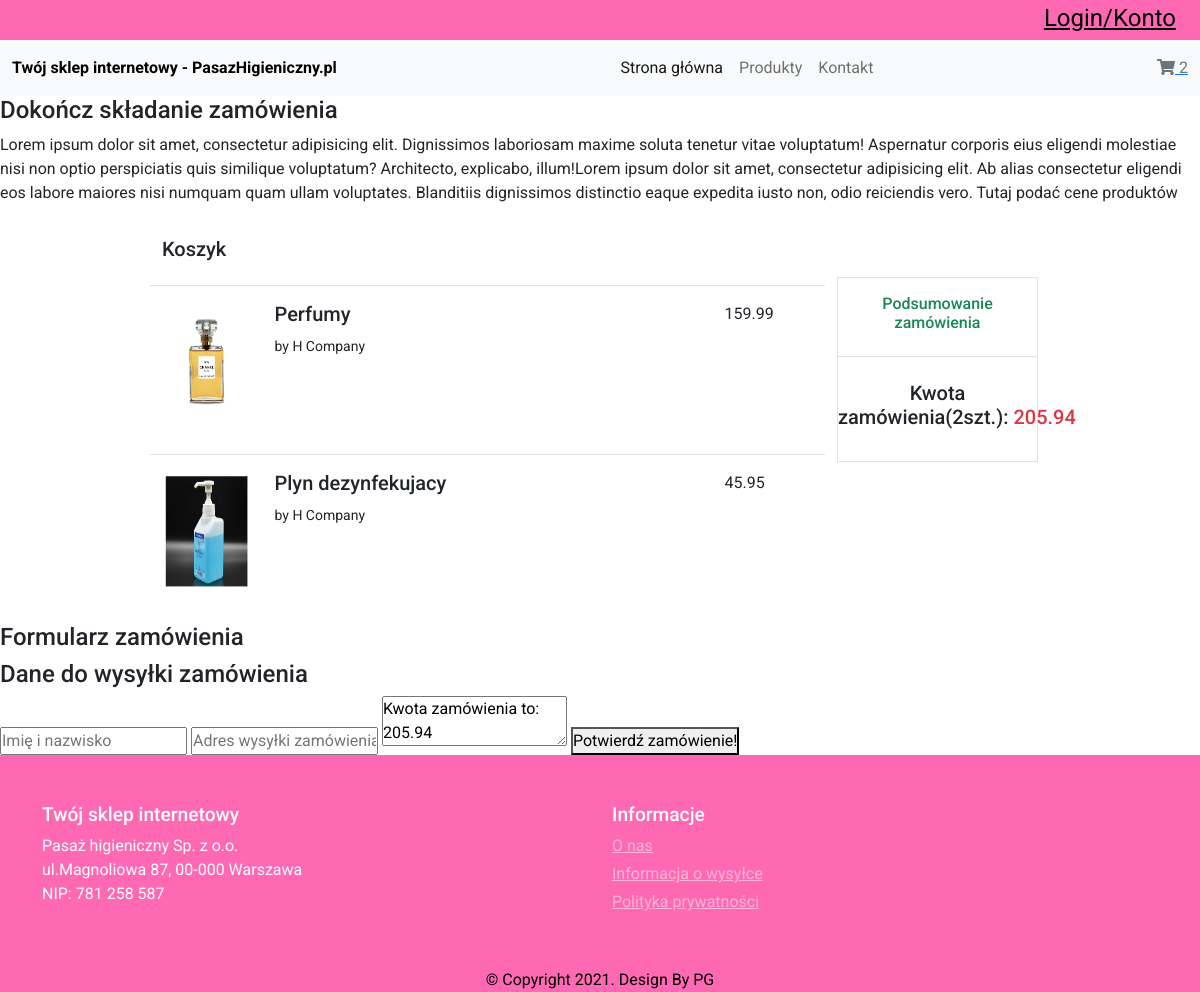
Page /zamowienie.php on the committed database.
### tables this page shows
CREATE TABLE `produkty` (
  `id` int(11) NOT NULL,
  `item_name` text NOT NULL,
  `item_price` float NOT NULL,
  `item_image` char(250) NOT NULL,
  `item_brand` text NOT NULL
);

### zamowienie.php (called while the page is built, shortened)
<?php
include ('header.php');
?>
<?php
include ('Template/_zamowienie.php');
?>
<?php
include ('footerForcontact.php');
?>

### DB/Product.php (called while the page is built, shortened)
<?php
class Product
{
    public $db = null;
    public function __construct(DBController $db)
    {
        $this->db = $db;
    }
    public function getData($table = 'produkty'): array
    {
        $result = $this->db->con->query("SELECT * FROM {$table}");
        $resultArray = array();
        while ($item = mysqli_fetch_array($result, MYSQLI_ASSOC)){
            $resultArray[] = $item;
        }
        return $resultArray;
    }
    public function getProduct($id=null,$table='produkty'){
        if(isset($id)){
            $result = $this->db->con->query("SELECT * FROM {$table} WHERE id={$id}");
            $resultArray = array();
            while ($item = mysqli_fetch_array($result, MYSQLI_ASSOC)){
                $resultArray[] = $item;
            }
            return $resultArray;
        }
    }
}

### DB/DBController.php (called while the page is built, shortened)
<?php
class DBController
{
    protected $host = "localhost";
    protected $user = "root";
    protected $password = "";
    protected $database = "shoponline";
    public function  __construct(){
        $this->con = mysqli_connect($this->host, $this->user, $this->password, $this->database);
    }
}

### functions.php (called while the page is built, shortened)
<?php
require ('DB/DBController.php');
require ('DB/Product.php');
require ('DB/cart.php');
$db = new DBController();
$Cart = new Cart($db);

### DB/cart.php (called while the page is built, shortened)
<?php
class cart
{
    public function getSum($arr){
        $sum=0;
        foreach ($arr as $item){
            $sum += floatval($item[0]);
        }
        return sprintf('%.2f', $sum);
    }
    }

### Template/_zamowienie.php (the view, shortened to what this page needs)
<div class="infoozamowieniu">
    <h4>Dokończ składanie zamówienia</h4>
    <p>Lorem ipsum dolor sit amet, consectetur adipisicing elit. Dignissimos
        laboriosam maxime soluta tenetur vitae voluptatum! Aspernatur corporis eius eligendi
        molestiae nisi non optio perspiciatis quis similique voluptatum? Architecto, explicabo,
        illum!Lorem ipsum dolor sit amet, consectetur adipisicing elit.
        Ab alias consectetur eligendi eos labore maiores nisi numquam quam ullam voluptates.
        Blanditiis dignissimos distinctio eaque expedita iusto non, odio reiciendis vero.
        Tutaj podać cene produktów</p>
</div>
<?php
$db = new DBController();
$product = new Product($db);
?>
<section id="cart" class="py-3">
    <div class="container-fluid w-75">
        <h5 class="font-roboto font-size-20">Koszyk</h5>
        <div class="row">
            <div class="col-sm-9">
                <?php
                foreach ($product->getData('koszyk') as $item):
                    $cart = $product->getProduct($item['item_id']);
                    $subTotal[] = array_map(function ($item){
                        ?>
                        <div class="row border-top py-3 mt-3">
                            <div class="col-sm-2">
                                <img src="<?php echo $item['item_image']??"./images/product1.jpg"?>" style="height: 120px;" alt="koszyk" class="img-fluid">
                            </div>
                            <div class="col-sm-8">
                                <h5 class="font-roboto font-size-20"><?php echo $item['item_name']??"Unknown"?></h5>
                                <small>by H Company</small>
                                <div class="d-flex">
                                    <div class="rating text-warning font-size-10">
                                    </div>
                                </div>
                            </div>
                            <div class="col-sm-2">
                                <div class="font-size-20 text-dark font-roboto">
                                    <span class="price"><?php echo $item['item_price']??0?></span>
                                </div>
                            </div>
                        </div>
                        <?php
                        return $item['item_price'];
                    }, $cart);
                endforeach;
                ?>
            </div>
            <div class="col-sm-3">
                <div class="sub-total border text-center mt-2">
                    <h6 class="font-size-12 font-rale text-success py-3">Podsumowanie zamówienia</h6>
                    <div class="border-top py-4">
                        <h5 class="font-roboto font-size-20">Kwota zamówienia(<?php echo isset($subTotal)?count($subTotal):0; ?>szt.):&nbsp;<span class="text-danger"><span class="text-danger" id="deal-price"><?php echo isset($subTotal)?$Cart->getSum($subTotal):0 ?></span></span></h5>
                    </div>
                </div>
            </div>
        </div>
    </div>
</section>
<h4>Formularz zamówienia</h4>
<div class="zamowienieform">
    <h4 class="formtitlezamowienie">Dane do wysyłki zamówienia</h4>
    <form method="post" name="zamowienieform1" action="nowezamowienie.php">
        <input type="text"  class="in1zam" name="name1zam" placeholder="Imię i nazwisko"  required/>
        <input type="text" class="in1zam" name="adreszam" placeholder="Adres wysyłki zamówienia "  required/>
        <textarea name="message1zam" class="in1zam" placeholder="" >Kwota zamówienia to: <?php echo isset($subTotal)?$Cart->getSum($subTotal):0?></textarea>
        <button type="submit" name="submitzam" class="btnformzam" >Potwierdź zamówienie!</button>
    </form>
</div>

### style.css (style rules this page uses)
* { margin:0; padding: 0; font-family: 'Roboto', sans-serif; }
html,body { height: 100%; }

### rows in the picture
produkty: item_image (picture), item_name "Perfumy", item_price "159.99"
produkty: item_image (picture), item_name "Plyn dezynfekujacy", item_price "45.95"

### other values in the picture
count($product->getData('koszyk')) "2"
count($subTotal) "2"
$Cart->getSum($subTotal) "205.94"
